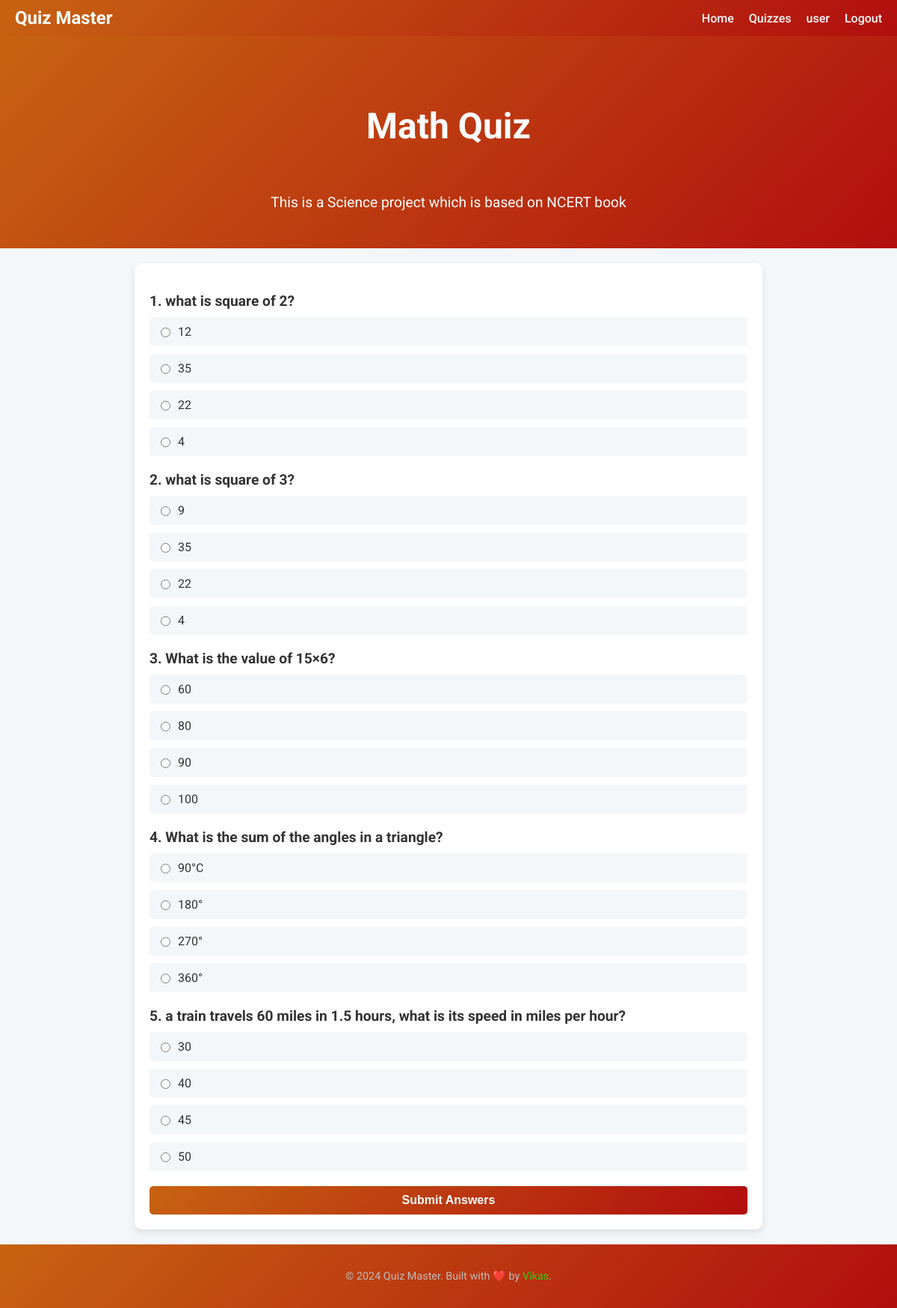
/quiz/1/play/ (signed in), run on the app's committed database.
### quiz/models.py (models this page shows, shortened)
class Quiz(models.Model):
    user = models.ForeignKey(User,on_delete=models.CASCADE)
    quiz_name = models.CharField(max_length=150)
    description = models.TextField(null=True)
    category = models.ForeignKey(Category, on_delete=models.CASCADE)

class Questions(models.Model):
    quiz = models.ForeignKey(Quiz,on_delete=models.CASCADE)
    question = models.TextField(max_length=400)
    option1 = models.CharField(max_length=150)
    option2 = models.CharField(max_length=150)
    option3 = models.CharField(max_length=150)
    option4 = models.CharField(max_length=150)
    correct_option = models.CharField(max_length=150)

### quiz/views.py (the view, shortened to what this page needs)
# urls.py: path("<int:quiz_id>/play/", quiz_play, name="play_quiz"),
@login_required(login_url="/login/")
def quiz_play(request, quiz_id):
    quiz= get_object_or_404(Quiz,pk=quiz_id)
    questions = Questions.objects.filter(quiz=quiz)
    return render(request, "quiz_play.html",{"questions":questions, "quiz":quiz})

### quiz/templates/quiz_play.html (shortened to what this page needs)
{% extends "layout.html" %}
{% block content %}
    <header>
        <h1>{{ quiz.quiz_name }}</h1>
        <p>{{ quiz.description }}</p>
    </header>
<div class="container">
    <form method="POST" action="">
        {% for question in questions %}
            <div class="question">
                <h3>{{ forloop.counter }}. {{ question.question }}</h3>
                <label class="option">
                    <input type="radio" name="{{ question.id }}" value="{{ question.option1 }}">
                    {{ question.option1 }}
                </label>
                <label class="option">
                    <input type="radio" name="{{ question.id }}" value="{{ question.option2 }}">
                    {{ question.option2 }}
                </label>
                <label class="option">
                    <input type="radio" name="{{ question.id }}" value="{{ question.option3 }}">
                    {{ question.option3 }}
                </label>
                <label class="option">
                    <input type="radio" name="{{ question.id }}" value="{{ question.option4 }}">
                    {{ question.option4 }}
                </label>
            </div>
        {% endfor %}
        <button type="submit" class="submit-btn">Submit Answers</button>
    </form>
</div>
{% endblock content %}

### quiz/templates/layout.html (shortened to what this page needs)
{% load static %}
<!DOCTYPE html>
<html lang="en">
<head>
    <link rel="stylesheet" href="{% static 'styles.css' %}">
</head>
<body>
    <nav>
        <a href="#" class="logo">Quiz Master</a>
        <ul>
            <li><a href="/">Home</a></li>
            <li><a href="{% url 'quizlist' %}">Quizzes</a></li>
            {% if user.is_authenticated %}
            <li><a href="#">{{user.username}}</a></li>
            <li><a href="{% url "logout" %}">Logout</a></li>
            {% else %}
            <li><a href="{% url "login" %}">Login</a></li>
            <li><a href="{% url "register" %}">Register Yourself</a></li>
              {% endif %}
        </ul>
    </nav>
    {% block content %}{% endblock content %}
    <footer>
        <p>&copy; 2024 Quiz Master. Built with ❤️ by <a href="#">Vikas</a>.</p>
    </footer>
</body>
</html>

### static/styles.css (style rules this page uses)
body { margin: 0; padding: 0; font-family: 'Roboto', sans-serif; background: #f4f7fa; color: #333; display: flex; flex-direction: column; min-height: 100vh; }
nav { background: linear-gradient(135deg, rgb(199, 99, 18), rgb(177, 14, 14)); padding: 10px 20px; display: flex; justify-content: space-between; align-items: center; box-shadow: 0 4px 10px rgba(0, 0, 0, 0.2); }
nav .logo { color: #fff; font-size: 1.5rem; font-weight: 700; text-decoration: none; }
nav ul { list-style: none; display: flex; margin: 0; padding: 0; }
nav ul li { margin-left: 20px; }
nav ul li a { color: #fff; text-decoration: none; font-size: 1rem; font-weight: 500; transition: color 0.3s ease; }
footer { margin-top: auto; padding: 20px 0; text-align: center; background: linear-gradient(135deg, rgb(199, 99, 18), rgb(177, 14, 14)); color: #bbb; font-size: 0.9rem; }
footer a { color: rgb(48, 203, 17); text-decoration: none; }
header { text-align: center; background: linear-gradient(135deg, rgb(199, 99, 18), rgb(177, 14, 14)); color: #fff; padding: 30px 20px; }
header h1 { text-align: center; color: #fff; }
h1 { text-align: center; padding: 30px 20px; color: #fff; }
header h1 { text-align: center; font-size: 3rem; font-weight: 700; }
header p { font-size: 1.2rem; }
.container { width: 800px; margin: 20px auto; background: #fff; border-radius: 10px; box-shadow: 0 4px 10px rgba(0, 0, 0, 0.1); padding: 20px; }
.question { margin-bottom: 20px; }
.question h3 { font-size: 1.2rem; margin-bottom: 10px; color: #333; }
.option { display: flex; align-items: center; margin: 10px 0; background: #f4f7fa; padding: 10px; border-radius: 5px; cursor: pointer; transition: background 0.3s ease; }
.option input { margin-right: 10px; }
.submit-btn { display: inline-block; width: 100%; padding: 10px; background: linear-gradient(135deg, rgb(199, 99, 18), rgb(177, 14, 14)); color: #fff; text-align: center; font-weight: 700; font-size: 1rem; border: none; border-radius: 5px; cursor: pointer; transition: background 0.3s ease; }

### data on the page
Quiz: quiz_name "Math Quiz", description "This is a Science project which is based on NCERT book"
Questions: question "what is square of 2?", option1 "12", option2 "35", option3 "22", option4 "4"
Questions: question "what is square of 3?", option1 "9", option2 "35", option3 "22", option4 "4"
Questions: question "What is the value of 15×6?", option1 "60", option2 "80", option3 "90", option4 "100"
Questions: question "What is the sum of the angles in a triangle?", option1 "90°C", option2 "180°", option3 "270°", option4 "360°"
Questions: question "a train travels 60 miles in 1.5 hours, what is its speed in miles per hour?", option1 "30", option2 "40", option3 "45", option4 "50"

### other printed values
{{ user.username }} "user"
